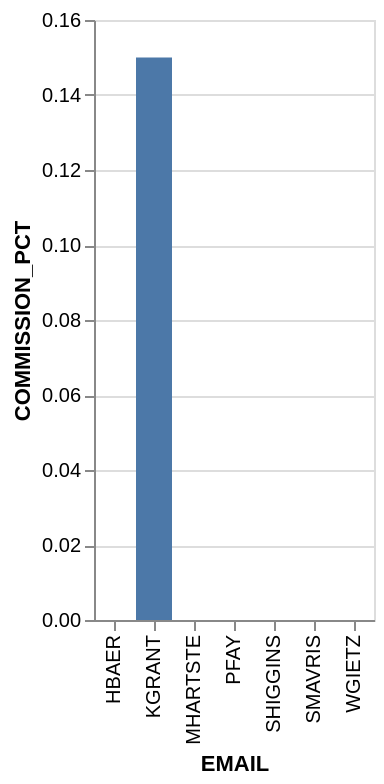

This figure's Vega-Lite source:
### Vega-Lite specification from a JSON file in a GitHub repository (floating-point values rounded to 4 significant figures)
{"data": {"values": [{"x_data": "HBAER", "y_data": 0}, {"x_data": "KGRANT", "y_data": 0.15}, {"x_data": "MHARTSTE", "y_data": 0}, {"x_data": "PFAY", "y_data": 0}, {"x_data": "SHIGGINS", "y_data": 0}, {"x_data": "SMAVRIS", "y_data": 0}, {"x_data": "WGIETZ", "y_data": 0}]}, "mark": "bar", "encoding": {"x": {"field": "x_data", "type": "nominal", "title": "EMAIL", "sort": "ascending"}, "y": {"field": "y_data", "type": "quantitative", "title": "COMMISSION_PCT"}}}
